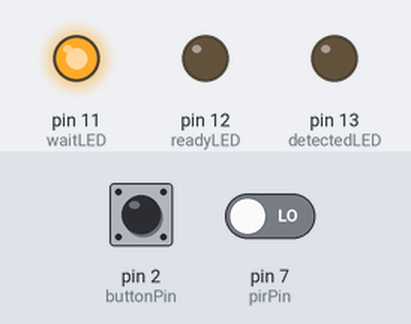
This sketch was run on a simulated Arduino Uno, built with avr-gcc and run on an emulated ATmega328P. On the bench: output pins drawn as LEDs (lit = HIGH). Inputs (shaded band) come from the test bench; at power-on: pin 2 (buttonPin) LOW, pin 7 (pirPin) LOW. Pins used as bus, display or sensor lines are not drawn.

Above: at 0.1 s.
At 60.1 s:
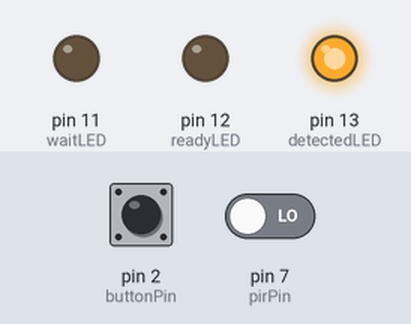
Timing chart, 0 to 61.6 s (numbered marks = the images above):
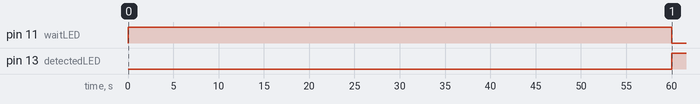

Measured:
- by itself, pin 13 (detectedLED): LOW → HIGH at 60.0 s

The sketch:

PIR_Cat_Exhaust.ino
```cpp
/*
  HC-SR501 PIRMotion Sensor Demo
  Motion sensor with delay
  Set Sensor for 3-second trigger
  Utilizing a Corsair A120 Computer Fan (12V DC, 0.19A)

*/

// Define Pins for LED
int detectedLED = 13;
int readyLED = 12;
int waitLED = 11;

// Define Pins for DC Fan
// will utilize digital pin 9
int dcFan = 9;

// Input for PIR Sensor
int pirPin = 7;

// Variable for Motion Detected default as 0
int motionDetected = 0;

// Value to store PIR Value into empty variable
int pirValue;

// Input for Push Button
int buttonPin = 2;

// button variable
int buttonState = 0;

void setup() {
  // Setting up the LEDs & DC Fan as Outputs
  pinMode(detectedLED, OUTPUT);
  pinMode(readyLED, OUTPUT);
  pinMode(waitLED, OUTPUT);
  pinMode(dcFan, OUTPUT);

  // Setting up the PIR Sensor as the Input, 1 or 0
  pinMode(pirPin, INPUT);

  // Setting up push button as an input
  pinMode(buttonPin, INPUT);

  // Writing the outputs
  digitalWrite(detectedLED, LOW);
  digitalWrite(dcFan, LOW);
  digitalWrite(readyLED, LOW);
  digitalWrite(waitLED, HIGH);
  // Initial 1 Minute delay to stabilize/acclimatize sensor
  delay(60000);
  digitalWrite(readyLED, HIGH);
  digitalWrite(waitLED, LOW);

}

void loop() {
  // Set up a variable for the motion sensor value
  pirValue = digitalRead(pirPin);
  //  detectedPin

  buttonState = digitalRead(buttonPin);

  // booleans for motion detection
  if (pirValue == 1){
    digitalWrite(detectedLED, HIGH);
    digitalWrite(readyLED,LOW);
    //    will trigger DC fan after 5min delay
    delay(300000);
    digitalWrite(dcFan, HIGH);
    motionDetected = 1;

    //  run DC fan for 10 mins with 45CFM fan
    delay(600000);
  }
  else {
      digitalWrite(detectedLED, LOW);
  };

  // Sensor Reset Delay, 6 seconds
  if (motionDetected == 1) {
    digitalWrite(detectedLED, LOW);
    digitalWrite(dcFan, LOW);
    digitalWrite(readyLED, LOW);
    digitalWrite(waitLED, HIGH);
    delay(6000);
    digitalWrite(readyLED, HIGH);
    digitalWrite(waitLED, LOW);
    motionDetected = 0;

  };

  if(motionDetected == 0){
    // Add pushbutton code here - pushing button will run fan for 5 mins(300000ms)
    if (buttonState == LOW){
      digitalWrite(readyLED, LOW);
      digitalWrite(detectedLED, HIGH);
      digitalWrite(dcFan, HIGH);
      delay(300000);
      digitalWrite(dcFan, LOW);
      buttonState = HIGH;
    }
    else if(buttonState == HIGH){
      digitalWrite(readyLED, HIGH);
      digitalWrite(detectedLED, LOW);
      buttonState = LOW;
    }
    else{
      digitalWrite(detectedLED, LOW);

    }
  };


}
```
